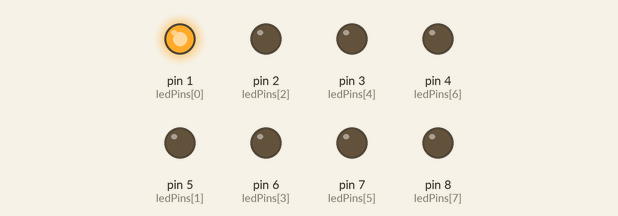
Recording of a sketch running on a simulated Arduino Uno, built with avr-gcc and run on an emulated ATmega328P. Parts: output pins drawn as LEDs (lit = HIGH).

Above: at 0.1 s.
At 1.6 s:
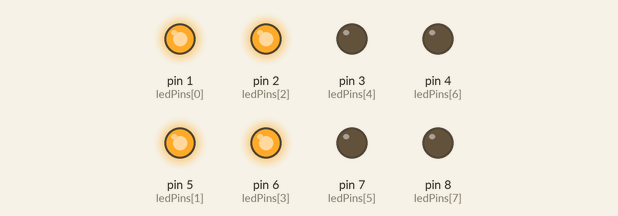
At 3.1 s:
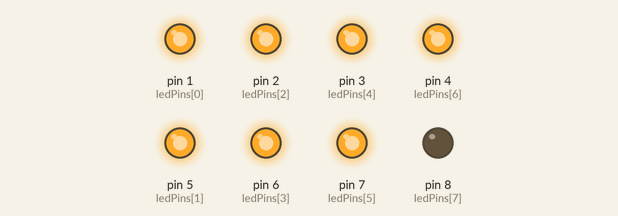
At 6.1 s:
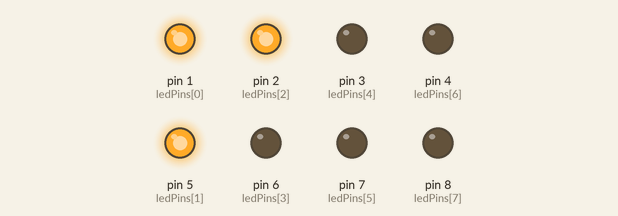
At 18.45 s:
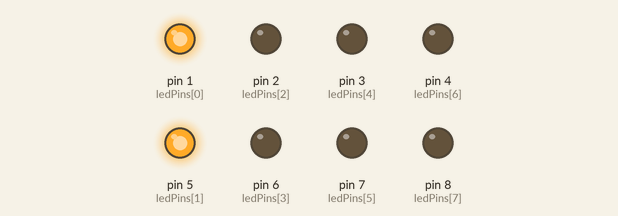
At 39.8 s:
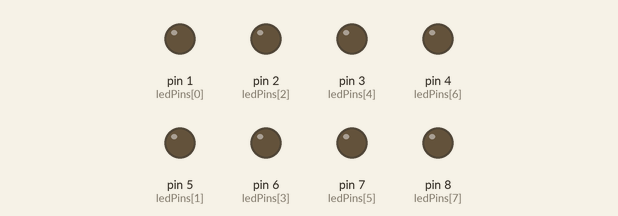
Timing chart, 0 to 40.0 s (numbered marks = the images above):
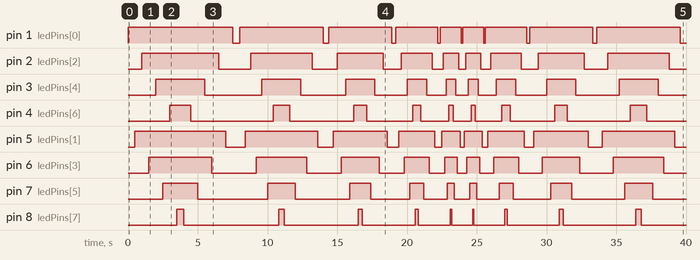

Measured:
- by itself, pin 1 (ledPins[0]): LOW → HIGH at 0.00 s, → LOW 7.5 s later, → HIGH 0.50 s later, → LOW 6.0 s later, … (18 changes in this stretch)
- by itself, pin 2 (ledPins[2]): LOW → HIGH at 1.0 s, → LOW 5.5 s later, → HIGH 2.3 s later, → LOW 4.4 s later, … (18 changes in this stretch)
- by itself, pin 3 (ledPins[4]): LOW → HIGH at 2.0 s, → LOW 3.5 s later, → HIGH 4.1 s later, → LOW 2.8 s later, … (18 changes in this stretch)
- by itself, pin 4 (ledPins[6]): LOW → HIGH at 3.0 s, → LOW 1.5 s later, → HIGH 5.9 s later, → LOW 1.2 s later, … (18 changes in this stretch)
- by itself, pin 5 (ledPins[1]): LOW → HIGH at 0.50 s, → LOW 6.5 s later, → HIGH 1.4 s later, → LOW 5.2 s later, … (18 changes in this stretch)
- by itself, pin 6 (ledPins[3]): LOW → HIGH at 1.5 s, → LOW 4.5 s later, → HIGH 3.2 s later, → LOW 3.6 s later, … (18 changes in this stretch)
- by itself, pin 7 (ledPins[5]): LOW → HIGH at 2.5 s, → LOW 2.5 s later, → HIGH 5.0 s later, → LOW 2.0 s later, … (18 changes in this stretch)
- by itself, pin 8 (ledPins[7]): LOW → HIGH at 3.5 s, → LOW 0.50 s later, → HIGH 6.8 s later, → LOW 0.40 s later, … (18 changes in this stretch)

The sketch:

lab1.ino
```cpp
/*
8 LEDs - Modified by Andy/Eric
This code is written to make 8 LEDs light on and off one
after another in a continuous loop using
variables, functions, arrays, and for loops.
*/

int delayTime[] = {500,400,300,200,100,100,200,300,400,500}; // delay time variable
int ledPins[] = {1,5,2,6,3,7,4,8}; // led pattern


void setup()
{
  // set all LED pins as outputs.
  for (int i = 0; i <= 7; i++)
  {
    pinMode(ledPins[i], OUTPUT);
  }
}
void loop()
{
  // One for loop to iterate through the delay time list, changing the overall time for each set
  for (int m = 0; m <= 9; m++)
  {
    // for loop to iterate through the ledPin[] array left to right
    for (int i = 0; i <= 7; i++)
    {
      digitalWrite(ledPins[i], HIGH);
      delay(delayTime[m]);
    }
    // for loop to iterate through the ledPin[] array backwards(right to left)
    for (int i = 7; i >= 0; i--)
    {
      digitalWrite(ledPins[i], LOW);
      delay(delayTime[m]);
    }
  }
}
```
